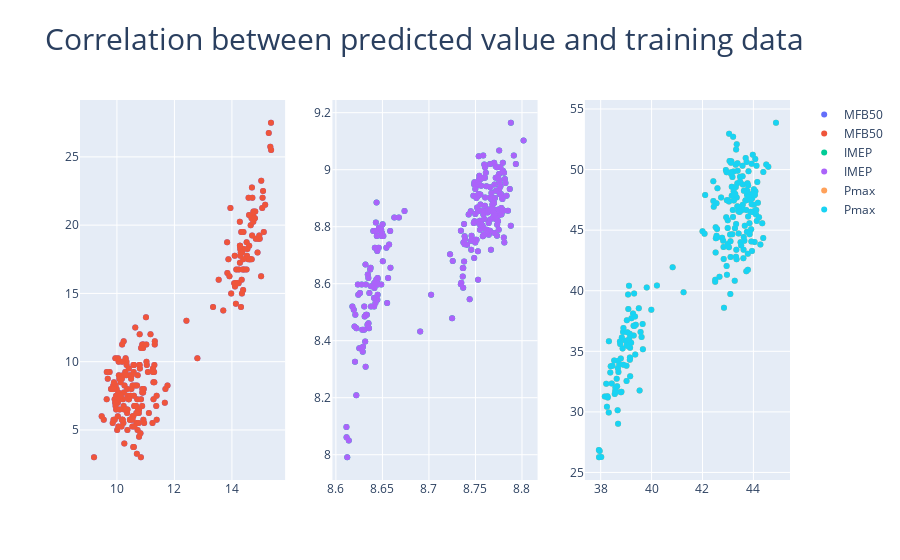

Notebook code cell kept with this figure:
### Code cell
fig_acc.show()

### Figure 1 — Plotly figure (JSON) as saved in the notebook; plotly's stock layout.template omitted (floating-point values rounded to 4 significant figures; data arrays with more than 128 entries replaced by an {"elided": "..."} marker saying what was removed)
{"data": [{"mode": "markers", "name": "MFB50", "text": "MFB50", "type": "scatter", "x": {"elided": "225 float values"}, "xaxis": "x", "y": {"elided": "225 float values"}, "yaxis": "y"}, {"mode": "markers", "name": "MFB50", "text": "MFB50", "type": "scatter", "x": {"elided": "225 float values"}, "xaxis": "x", "y": {"elided": "225 float values"}, "yaxis": "y"}, {"mode": "markers", "name": "IMEP", "text": "IMEP", "type": "scatter", "x": {"elided": "225 float values"}, "xaxis": "x2", "y": {"elided": "225 float values"}, "yaxis": "y2"}, {"mode": "markers", "name": "IMEP", "text": "IMEP", "type": "scatter", "x": {"elided": "225 float values"}, "xaxis": "x2", "y": {"elided": "225 float values"}, "yaxis": "y2"}, {"mode": "markers", "name": "Pmax", "text": "Pmax", "type": "scatter", "x": {"elided": "225 float values"}, "xaxis": "x3", "y": {"elided": "225 float values"}, "yaxis": "y3"}, {"mode": "markers", "name": "Pmax", "text": "Pmax", "type": "scatter", "x": {"elided": "225 float values"}, "xaxis": "x3", "y": {"elided": "225 float values"}, "yaxis": "y3"}], "layout": {"title": {"font": {"size": 30}, "text": "Correlation between predicted value and training data"}, "xaxis": {"anchor": "y", "domain": [0, 0.2889]}, "xaxis2": {"anchor": "y2", "domain": [0.3556, 0.6444]}, "xaxis3": {"anchor": "y3", "domain": [0.7111, 1]}, "yaxis": {"anchor": "x", "domain": [0, 1]}, "yaxis2": {"anchor": "x2", "domain": [0, 1]}, "yaxis3": {"anchor": "x3", "domain": [0, 1]}}}
